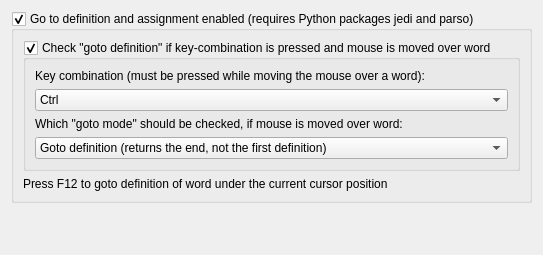
<?xml version="1.0" encoding="UTF-8"?>
<ui version="4.0">
 <class>WidgetPropEditorGotoAssignment</class>
 <widget class="QWidget" name="WidgetPropEditorGotoAssignment">
  <property name="geometry">
   <rect>
    <x>0</x>
    <y>0</y>
    <width>533</width>
    <height>255</height>
   </rect>
  </property>
  <property name="windowTitle">
   <string>Form</string>
  </property>
  <layout class="QVBoxLayout" name="verticalLayout">
   <item>
    <widget class="QGroupBox" name="groupGotoDefinition">
     <property name="title">
      <string>Go to definition and assignment enabled (requires Python packages jedi and parso)</string>
     </property>
     <property name="checkable">
      <bool>true</bool>
     </property>
     <layout class="QVBoxLayout" name="verticalLayout_2">
      <item>
       <widget class="QGroupBox" name="groupMouseClick">
        <property name="title">
         <string>Check &quot;goto definition&quot; if key-combination is pressed and mouse is moved over word</string>
        </property>
        <property name="checkable">
         <bool>true</bool>
        </property>
        <layout class="QVBoxLayout" name="verticalLayout_3">
         <item>
          <widget class="QLabel" name="label_3">
           <property name="text">
            <string>Key combination (must be pressed while moving the mouse over a word):</string>
           </property>
          </widget>
         </item>
         <item>
          <widget class="QComboBox" name="comboWordClickKey">
           <item>
            <property name="text">
             <string>Ctrl</string>
            </property>
           </item>
           <item>
            <property name="text">
             <string>Ctrl+Shift</string>
            </property>
           </item>
           <item>
            <property name="text">
             <string>Ctrl+Alt</string>
            </property>
           </item>
          </widget>
         </item>
         <item>
          <widget class="QLabel" name="label">
           <property name="text">
            <string>Which &quot;goto mode&quot; should be checked, if mouse is moved over word:</string>
           </property>
          </widget>
         </item>
         <item>
          <widget class="QComboBox" name="comboWordClickMode">
           <item>
            <property name="text">
             <string>Goto definition (returns the end, not the first definition)</string>
            </property>
           </item>
           <item>
            <property name="text">
             <string>Goto assignment (returns the first definition)</string>
            </property>
           </item>
           <item>
            <property name="text">
             <string>Goto assignment and follow imports (the goto call will also follow imports)</string>
            </property>
           </item>
          </widget>
         </item>
        </layout>
       </widget>
      </item>
      <item>
       <widget class="QLabel" name="label_2">
        <property name="text">
         <string>Press F12 to goto definition of word under the current cursor position</string>
        </property>
       </widget>
      </item>
     </layout>
    </widget>
   </item>
   <item>
    <spacer name="verticalSpacer">
     <property name="orientation">
      <enum>Qt::Vertical</enum>
     </property>
     <property name="sizeHint" stdset="0">
      <size>
       <width>20</width>
       <height>104</height>
      </size>
     </property>
    </spacer>
   </item>
  </layout>
 </widget>
 <resources/>
 <connections/>
</ui>
